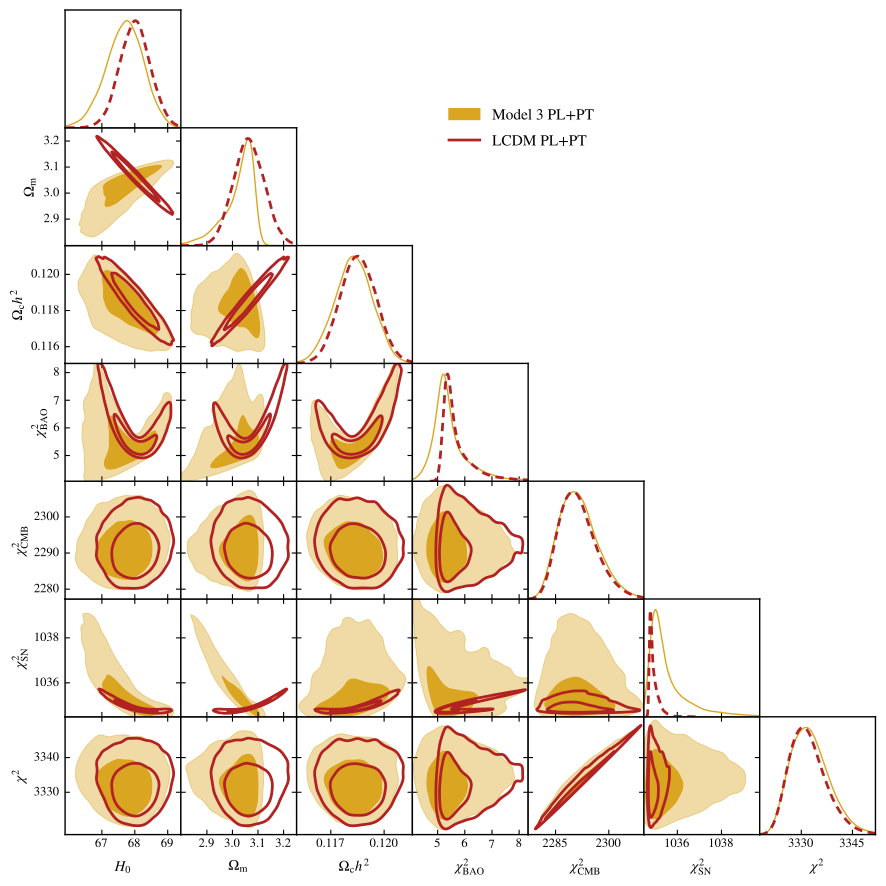

This chart was generated by the following Python code:
import getdist.plots as gplot
from getdist import MCSamples
from getdist import loadMCSamples
import os
import matplotlib
import subprocess
import matplotlib.pyplot as plt
import numpy as np

# GENERAL PLOT OPTIONS
matplotlib.rcParams['mathtext.fontset'] = 'stix'
matplotlib.rcParams['font.family'] = 'STIXGeneral'
matplotlib.rcParams['mathtext.rm'] = 'Bitstream Vera Sans'
matplotlib.rcParams['mathtext.it'] = 'Bitstream Vera Sans:italic'
matplotlib.rcParams['mathtext.bf'] = 'Bitstream Vera Sans:bold'
matplotlib.rcParams['xtick.bottom'] = True
matplotlib.rcParams['xtick.top'] = False
matplotlib.rcParams['ytick.right'] = False
matplotlib.rcParams['axes.edgecolor'] = 'black'
matplotlib.rcParams['axes.linewidth'] = '1.0'
matplotlib.rcParams['axes.labelsize'] = 'medium'
matplotlib.rcParams['axes.grid'] = True
matplotlib.rcParams['grid.linewidth'] = '0.0'
matplotlib.rcParams['grid.alpha'] = '0.18'
matplotlib.rcParams['grid.color'] = 'lightgray'
matplotlib.rcParams['legend.labelspacing'] = 0.77
matplotlib.rcParams['savefig.bbox'] = 'tight'
matplotlib.rcParams['savefig.format'] = 'pdf'

parameter = [u'H0',u'Omega_m',u'omegach2', u'chi2bao',u'chi2CMB', u'chi2sn', u'chi2']
chaindir=r'.'

root_chains = ('EXAMPLE_MCMC5','EXAMPLE_MCMC13','EXAMPLE_MCMC102')

#The previous run had 'scf_friction' : 5.7 (Omega_dr_max = 0.044) - 8. 7 (Omega_dr_min = 0.0008)
or_min = 0.0008
or_max = 0.044 

analysissettings={'smooth_scale_1D':0.15,'smooth_scale_2D':0.15,
'ignore_rows': u'0.5', 'range_confidence' : u'0.015'}

analysissettings2={'smooth_scale_1D':0.25,'smooth_scale_2D':0.25,
'ignore_rows': u'0.0', 'range_confidence' : u'0.015'}

samples=loadMCSamples('./' + root_chains[0], settings=analysissettings)
samples.deleteZeros()
samples.ranges.setRange('Omega0_da_dr', [or_min, or_max])
samples.thin(factor = int(len(samples.weights)/20000))
p = samples.getParams()
samples.saveAsText('.VM_P6V2_TMP3')
samples=loadMCSamples('./' + '.VM_P6V2_TMP3',settings=analysissettings2)
samples.addDerived(p.chi2__planck_2018_lowl.TT + 
  p.chi2__planck_2018_lowl.EE + p.chi2__planck_2018_highl_plik.TTTEEE, 
  name='chi2CMB',label='{\\chi^2_{\\mathrm{CMB}}}')
samples.addDerived(p.chi2__sn.pantheon, 
  name='chi2sn',label='{\\chi^2_{\\mathrm{SN}}}')
samples.addDerived(p.chi2__bao.sdss_dr12_consensus_bao + p.chi2__bao.sdss_dr7_mgs, 
  name='chi2bao',label='{\\chi^2_{\\mathrm{BAO}}}')
samples.saveAsText('.VM_P6V2_TMP3')


samples=loadMCSamples('./' + root_chains[1], settings=analysissettings)
samples.deleteZeros()
samples.thin(factor = int(len(samples.weights)/20000))
p = samples.getParams()
samples.saveAsText('.VM_P6V2_TMP3')
samples=loadMCSamples('./' + '.VM_P6V2_TMP3',settings=analysissettings2)
samples.addDerived(p.chi2__planck_2018_lowl.TT + 
  p.chi2__planck_2018_lowl.EE + p.chi2__planck_2018_highl_plik.TTTEEE, 
  name='chi2CMB',label='{\\chi^2_{\\mathrm{CMB}}}')
samples.addDerived(p.chi2__sn.pantheon, 
  name='chi2sn',label='{\\chi^2_{\\mathrm{SN}}}')
samples.addDerived(p.chi2__bao.sdss_dr12_consensus_bao + p.chi2__bao.sdss_dr7_mgs, 
  name='chi2bao',label='{\\chi^2_{\\mathrm{BAO}}}')
oscf_min = 0.0
oscf_max = 2.0 #any reasonable number
samples.ranges.setRange('Omega0_scf_ke', [oscf_min, oscf_max])
samples.saveAsText('.VM_P6V2_TMP3')


samples=loadMCSamples('./' + root_chains[2], settings=analysissettings)
samples.deleteZeros()
samples.thin(factor = int(len(samples.weights)/20000))
p = samples.getParams()
samples.saveAsText('.VM_P6V2_TMP3')
samples=loadMCSamples('./' + '.VM_P6V2_TMP3',settings=analysissettings2)
samples.addDerived(p.chi2__planck_2018_lowl.TT + 
  p.chi2__planck_2018_lowl.EE + p.chi2__planck_2018_highl_plik.TTTEEE, 
  name='chi2CMB',label='{\\chi^2_{\\mathrm{CMB}}}')
samples.addDerived(p.chi2__sn.pantheon, 
  name='chi2sn',label='{\\chi^2_{\\mathrm{SN}}}')
samples.addDerived(p.chi2__bao.sdss_dr12_consensus_bao + p.chi2__bao.sdss_dr7_mgs, 
  name='chi2bao',label='{\\chi^2_{\\mathrm{BAO}}}')
samples.addDerived(10*p.omegam, name='Omega_m',label='{\\Omega_{\\mathrm{m}}}')
oscf_min = 0.0
oscf_max = 2.0 #any reasonable number
samples.ranges.setRange('Omega0_scf_ke', [oscf_min, oscf_max])
samples.saveAsText('.VM_P6V2_TMP3')


#GET DIST PLOT SETUP
g=gplot.getSubplotPlotter(chain_dir=chaindir, analysis_settings=analysissettings2,width_inch=9.0)
g.settings.lw_contour = 1.2
g.settings.legend_rect_border = False
g.settings.figure_legend_frame = False
g.settings.axes_fontsize = 13.5
g.settings.legend_fontsize = 15.5
g.settings.alpha_filled_add = 0.7
g.settings.lab_fontsize=15
g.legend_labels=False

param_3d = None
g.triangle_plot(['.VM_P6V2_TMP3','.VM_P6V2_TMP3'],parameter,
plot_3d_with_param=param_3d,line_args=[
{'lw': 1.5,'ls': 'solid', 'color':'goldenrod'},
{'lw': 2.5,'ls': '--', 'color':'firebrick'}],
contour_colors=['goldenrod','firebrick'],
contour_lws=[1.0,2.0],
filled=(True, False), shaded=False,
legend_labels=['Model 3 PL+PT', 'LCDM PL+PT'],
legend_loc=(0.5,0.825),
imax_shaded=0)
g.export()
